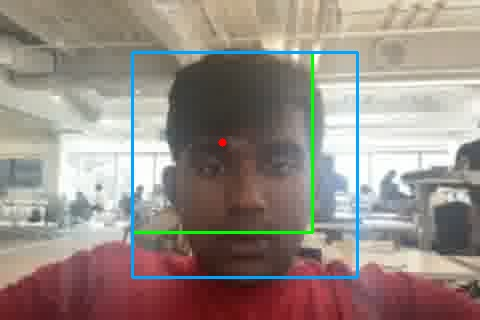
#> input picture probe_out.jpg, 480 x 320 px
$ python overlay_face_patch.py --base probe_out.jpg --patch probe_out.jpg
#> lines starting #> are read from the running program, lines starting #| are printed output that depends on the picture
#!/usr/bin/env python3
import argparse, math, os
import cv2
import numpy as np

# --- add these imports at the top ---
import sys
try:
    import mediapipe as mp
    HAS_MP = True
except Exception:
    HAS_MP = False

# --- robust detector ---
def detect_face_any(gray, min_face=80, aggressive=False, try_mediapipe=True, boost=1.5, use_clahe=False):
    H, W = gray.shape[:2]
    # 0) optional pre-boost for blurry input
    g = cv2.resize(gray, None, fx=boost, fy=boost, interpolation=cv2.INTER_CUBIC) if boost and boost != 1.0 else gray.copy()
    if use_clahe:
        clahe = cv2.createCLAHE(clipLimit=2.0, tileGridSize=(8,8))
        g = clahe.apply(g)
    else:
        g = cv2.equalizeHist(g)

    # 1) Haar (normal/aggressive)
    cascade = cv2.CascadeClassifier(cv2.data.haarcascades + "haarcascade_frontalface_default.xml")
    # normal
    params = dict(scaleFactor=1.2, minNeighbors=5, minSize=(min_face, min_face))
    faces = cascade.detectMultiScale(g, **params)
    if len(faces) == 0 and aggressive:
        # aggressive: smaller scale step, fewer neighbors, smaller min size
        params = dict(scaleFactor=1.05, minNeighbors=2, minSize=(int(min_face*0.6), int(min_face*0.6)))
        faces = cascade.detectMultiScale(g, **params)

    if len(faces):
        # convert back to original coords (we upscaled 1.5x)
        x,y,w,h = max(faces, key=lambda r:r[2]*r[3])
        x = int(x/boost); y = int(y/boost); w = int(w/boost); h = int(h/boost)
        return (x,y,w,h)

    # 2) MediaPipe fallback (more robust to blur/low light)
    if try_mediapipe and HAS_MP:
        mpfd = mp.solutions.face_detection.FaceDetection(model_selection=1, min_detection_confidence=0.3)
        res = mpfd.process(cv2.cvtColor(gray, cv2.COLOR_GRAY2RGB))
        if res.detections:
            det = max(res.detections, key=lambda d: d.score[0])
            bb = det.location_data.relative_bounding_box
            return (int(bb.xmin*W), int(bb.ymin*H), int(bb.width*W), int(bb.height*H))

    return None

# [28 lines left out: functions feathered_oval_mask, detect_face_box, not called in this run]

def to_square_biased(x, y, w, h, pad=1.25, y_bias=1):
    """
    Expand the rect to a square with padding, and shift vertically by y_bias*s.
    Negative y_bias moves up (toward forehead), helping exclude shoulders.
    """
    cx, cy = x + w / 2.0, y + h / 2.0
    s = max(w, h) * pad
    cy = cy + y_bias * s
    x2 = int(round(cx - s / 2.0))
    y2 = int(round(cy - s / 2.0))
    s = int(round(s))
    return x2, y2, s

def clamp_square(x, y, s, W, H):
    x = max(0, min(x, W - 1))
    y = max(0, min(y, H - 1))
    s = max(1, min(s, min(W - x, H - y)))
    return x, y, s

# [50 lines left out: functions match_luma_stats, composite_face, not called in this run]


# --- Landmark-based alignment helpers --------------------------------------

def mp_keypoints_bgr(img_bgr, min_conf=0.3):
    """Return (left_eye, right_eye, nose_tip) keypoints in pixel coords using MediaPipe.
    Returns np.ndarray shape (3,2) or None if not available."""
    if not HAS_MP:
        return None
    H, W = img_bgr.shape[:2]
    with mp.solutions.face_detection.FaceDetection(model_selection=1, min_detection_confidence=min_conf) as mpfd:
        res = mpfd.process(cv2.cvtColor(img_bgr, cv2.COLOR_BGR2RGB))
    if not res.detections:
        return None
    det = max(res.detections, key=lambda d: d.score[0])
    kps = det.location_data.relative_keypoints  # [right_eye, left_eye, nose_tip, mouth, right_ear, left_ear]
    left  = (kps[1].x * W, kps[1].y * H)
    right = (kps[0].x * W, kps[0].y * H)
    nose  = (kps[2].x * W, kps[2].y * H)
    return np.array([left, right, nose], dtype=np.float32)


# [36 lines left out: functions estimate_similarity, warp_patch_and_mask_to_frame, composite_affine_y, not called in this run]

def main():
    ap = argparse.ArgumentParser(description="Overlay a 384x384 HD face patch onto a blurry image (face ROI auto-detected).")
    ap.add_argument("--base", required=True, help="Path to blurry base image (e.g., frame.jpg)")
    ap.add_argument("--patch", required=True, help="Path to HD face patch image (ideally 384x384)")
    ap.add_argument("--out", default="composited.jpg", help="Output path")
    ap.add_argument("--pad", type=float, default=1.25, help="Padding around detected face (1.2–1.4)")
    ap.add_argument("--y_bias", type=float, default=-0.10, help="Negative = shift box up (exclude shoulders)")
    ap.add_argument("--min_face", type=int, default=120, help="Minimum detected face size (pixels)")
    ap.add_argument("--rx", type=float, default=0.55, help="Oval mask horizontal radius fraction")
    ap.add_argument("--ry", type=float, default=0.70, help="Oval mask vertical radius fraction")
    ap.add_argument("--feather", type=int, default=12, help="Gaussian blur sigma for mask edge")
    ap.add_argument("--no_brightness_match", action="store_true", help="Disable Y-channel brightness match")
    # --- Added arguments for robust detection ---
    ap.add_argument("--aggressive", action="store_true", help="Use aggressive Haar settings for blurry faces")
    ap.add_argument("--mediapipe", action="store_true", help="Try MediaPipe fallback if installed")
    ap.add_argument("--boost", type=float, default=1.5, help="Pre-upsampling factor before detection (1.0 disables)")
    ap.add_argument("--clahe", action="store_true", help="Use CLAHE instead of global hist eq for detection")
    ap.add_argument("--select", action="store_true", help="Interactive ROI select if detection fails")
    ap.add_argument("--roi_xys", type=int, nargs=3, metavar=("X","Y","S"), help="Manual ROI square if known")
    ap.add_argument("--align", dest="align", action="store_true", help="Use landmark-based alignment (MediaPipe) before compositing")
    ap.add_argument("--no_align", dest="align", action="store_false", help="Disable landmark alignment and use ROI resize")
    ap.set_defaults(align=True)
    ap.add_argument("--debug", action="store_true", help="Write a _debug.jpg with landmarks overlay")
    # --- Offset controls ---
    ap.add_argument("--offset_y_pct", type=float, default=0.0, help="Post-align vertical offset as fraction of size (ROI size for ROI path; min(frame W,H) for aligned path). Positive moves down.")
    ap.add_argument("--offset_x_pct", type=float, default=0.0, help="Post-align horizontal offset as fraction of size. Positive moves right.")
    ap.add_argument("--offset_y_px", type=int, default=0, help="Post-align vertical offset in pixels (added after pct). Positive moves down.")
    ap.add_argument("--offset_x_px", type=int, default=0, help="Post-align horizontal offset in pixels (added after pct). Positive moves right.")
    ap.add_argument("--probe", action="store_true", help="Detect-only mode: print bbox and centroid; save annotated image to --out")
    ap.add_argument("--probe_draw", action="store_true", help="Draw bbox/centroid/landmarks in detect-only mode")
    args = ap.parse_args()

    base = cv2.imread(args["base"] if isinstance(args, dict) else args.base, cv2.IMREAD_COLOR)
#> base is the input picture: shape (320, 480, 3); mean B, G, R 132.6, 139.5, 150.9
    patch = cv2.imread(args["patch"] if isinstance(args, dict) else args.patch, cv2.IMREAD_COLOR)
    if base is None:
        raise SystemExit("Could not read base image.")
    if patch is None:
        raise SystemExit("Could not read patch image.")

    H, W, _ = base.shape
#> H = 320; W = 480

    # Face detection on grayscale base
    gray = cv2.cvtColor(base, cv2.COLOR_BGR2GRAY)
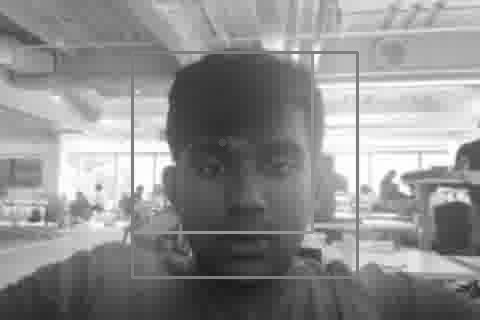
#> gray: shape (320, 480); min 24, max 255, mean 142.1
    # Detection with fallbacks
    if args.roi_xys:
        x, y, s = args.roi_xys
        x, y, s = clamp_square(x, y, s, W, H)
        det = (x, y, s, s)
    else:
        det = detect_face_any(
            gray,
            min_face=args.min_face,
            aggressive=args.aggressive,
            try_mediapipe=args.mediapipe,
            boost=args.boost,
            use_clahe=args.clahe,
        )
#> in detect_face_any, `g = cv2.equalizeHist(g)`:
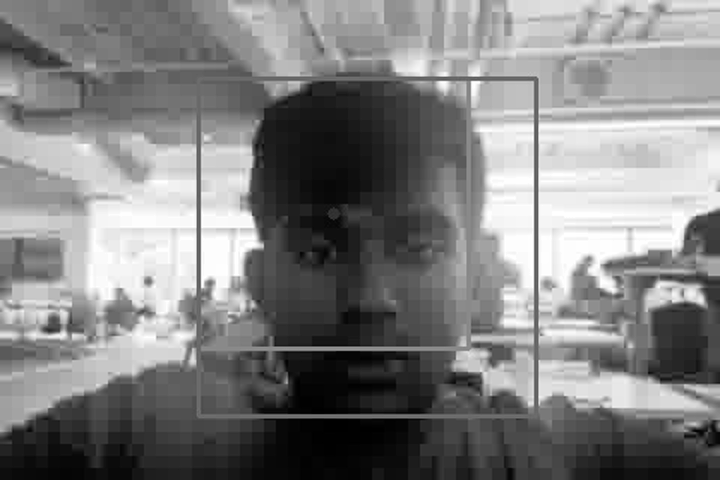
#> g: shape (480, 720); min 0, max 255, mean 128.2
#> in detect_face_any, `faces = cascade.detectMultiScale(g, **params)`: faces = ()

    if det is None and args.select:
        box = cv2.selectROI("Select face (square-ish)", base, fromCenter=False, showCrosshair=True)
        cv2.destroyAllWindows()
        if box != (0,0,0,0):
            det = (int(box[0]), int(box[1]), int(box[2]), int(box[3]))

    if det is None:
        # final fallback: center square
        s = min(W, H) // 2
#> s = 160
        x = (W - s) // 2; y = (H - s) // 2
#> after `x = (W - s) // 2`: x = 160
#> after `y = (H - s) // 2`: y = 80
        print("WARN: no face detected; using centered ROI")
        det = (x, y, s, s)
#> det = (160, 80, 160, 160)

    x, y, w, h = det
#> w = 160; h = 160
    x, y, s = to_square_biased(x, y, w, h, pad=args.pad, y_bias=args.y_bias)
#> x = 140; y = 40; s = 200
    x, y, s = clamp_square(x, y, s, W, H)

    # ------------------------------------------------------------
    # Probe-only mode: print bbox + centroid and optionally draw
    # ------------------------------------------------------------
    if args.probe:
        cx = int(x + w/2)
        cy = int(y + h/2)
        print(f"DETECT bbox: x={x}, y={y}, w={w}, h={h}")
        print(f"DETECT centroid: cx={cx}, cy={cy}")
        print(f"ROI square: x={x}, y={y}, s={s}")

        if args.probe_draw:
            vis = base.copy()
            # raw detection rectangle
            cv2.rectangle(vis, (x, y), (x+w, y+h), (0, 255, 0), 2)
            # ROI square (biased/expanded)
            cv2.rectangle(vis, (x, y), (x+s, y+s), (255, 165, 0), 2)
            # centroid
            cv2.circle(vis, (cx, cy), 4, (0, 0, 255), -1)
            # optional landmarks if available
            if HAS_MP:
                kps = mp_keypoints_bgr(base, min_conf=0.3)
                if kps is not None:
                    for (kx, ky) in kps:
                        cv2.circle(vis, (int(kx), int(ky)), 3, (255, 0, 255), -1)
            out_path = args.out if args.out else "probe_out.jpg"
            cv2.imwrite(out_path, vis)
            print(f"Annotated image saved → {out_path}")
        return

    # Try landmark-based alignment first
    if args.align and HAS_MP:
        base_kp  = mp_keypoints_bgr(base, min_conf=0.3)
        patch_kp = mp_keypoints_bgr(patch, min_conf=0.3)
        M = estimate_similarity(patch_kp, base_kp)
        if M is not None:
            # Apply post-align offsets
            M = M.copy()
            base_min = min(base.shape[0], base.shape[1])
            dx = int(args.offset_x_px + args.offset_x_pct * base_min)
            dy = int(args.offset_y_px + args.offset_y_pct * base_min)
            M[0, 2] += dx
            M[1, 2] += dy
            warped_patch, warped_mask = warp_patch_and_mask_to_frame(
                patch, base.shape, M, mask_rx=args.rx, mask_ry=args.ry, feather=args.feather)
            out = composite_affine_y(base, warped_patch, warped_mask, brightness_match=(not args.no_brightness_match))
            if args.debug and base_kp is not None:
                dbg = out.copy()
                for p in base_kp:
                    cv2.circle(dbg, (int(p[0]), int(p[1])), 3, (0,255,0), -1)
                cv2.imwrite(os.path.splitext(args.out)[0] + "_debug.jpg", dbg)
            cv2.imwrite(args.out, out)
            print(f"Saved → {args.out} (aligned)\nROI: x={x}, y={y}, s={s} | offsets(px): x={args.offset_x_px}, y={args.offset_y_px} | offsets(pct): x={args.offset_x_pct}, y={args.offset_y_pct}")
            return
        else:
            print("WARN: landmark alignment failed; using ROI-based composite")

    # Apply offsets in ROI space
    dx_roi = int(args.offset_x_px + args.offset_x_pct * s)
    dy_roi = int(args.offset_y_px + args.offset_y_pct * s)
    x = max(0, min(x + dx_roi, W - s))
    y = max(0, min(y + dy_roi, H - s))
    # Fallback: ROI-based composite
    out = composite_face(
        base_bgr=base,
        patch_bgr=patch,
        roi=(x, y, s),
        rx=args.rx, ry=args.ry,
        feather=args.feather,
        brightness_match=(not args.no_brightness_match)
    )
    cv2.imwrite(args.out, out)
    print(f"Saved → {args.out}\nROI: x={x}, y={y}, s={s} | offsets(px): x={args.offset_x_px}, y={args.offset_y_px} | offsets(pct): x={args.offset_x_pct}, y={args.offset_y_pct}")

if __name__ == "__main__":
    main()
#> (the call stopped at in mp_keypoints_bgr, `with mp.solutions.face_detection.FaceDetection(model_selection=1, min_..`: mediapipe is not available in this run)
